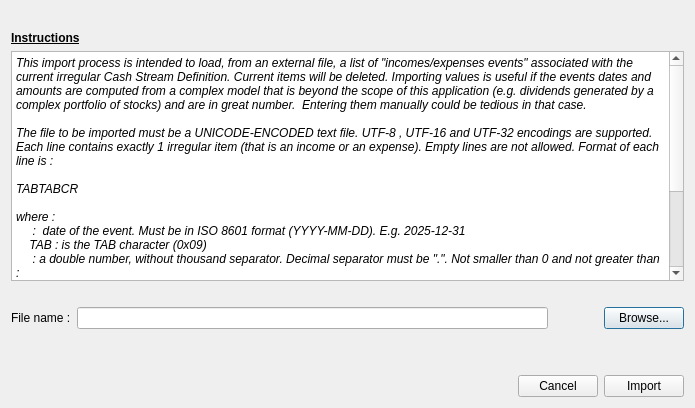
<?xml version="1.0" encoding="UTF-8"?>
<ui version="4.0">
 <class>LoadIrregularTextFileDialog</class>
 <widget class="QDialog" name="LoadIrregularTextFileDialog">
  <property name="geometry">
   <rect>
    <x>0</x>
    <y>0</y>
    <width>695</width>
    <height>408</height>
   </rect>
  </property>
  <property name="windowTitle">
   <string>Importing irregular items</string>
  </property>
  <property name="modal">
   <bool>true</bool>
  </property>
  <layout class="QVBoxLayout" name="verticalLayout_2">
   <item>
    <layout class="QVBoxLayout" name="verticalLayout">
     <item>
      <spacer name="verticalSpacer">
       <property name="orientation">
        <enum>Qt::Orientation::Vertical</enum>
       </property>
       <property name="sizeType">
        <enum>QSizePolicy::Policy::Fixed</enum>
       </property>
       <property name="sizeHint" stdset="0">
        <size>
         <width>20</width>
         <height>20</height>
        </size>
       </property>
      </spacer>
     </item>
     <item>
      <widget class="QLabel" name="instructionslabel">
       <property name="font">
        <font>
         <bold>true</bold>
         <underline>true</underline>
        </font>
       </property>
       <property name="text">
        <string>Instructions</string>
       </property>
      </widget>
     </item>
     <item>
      <widget class="QPlainTextEdit" name="instructionsPlainTextEdit">
       <property name="font">
        <font>
         <italic>true</italic>
        </font>
       </property>
       <property name="readOnly">
        <bool>true</bool>
       </property>
       <property name="plainText">
        <string>This import process is intended to load, from an external file, a list of &quot;incomes/expenses events&quot; associated with the current irregular Cash Stream Definition. Current items will be deleted. Importing values is useful if the events dates and amounts are computed from a complex model that is beyond the scope of this application (e.g. dividends generated by a complex portfolio of stocks) and are in great number.  Entering them manually could be tedious in that case.

The file to be imported must be a UNICODE-ENCODED text file. UTF-8 , UTF-16 and UTF-32 encodings are supported. Each line contains exactly 1 irregular item (that is an income or an expense). Empty lines are not allowed. Format of each line is :

&lt;date&gt;TAB&lt;amount&gt;TAB&lt;notes&gt;CR

where :
    &lt;date&gt; :  date of the event. Must be in ISO 8601 format (YYYY-MM-DD). E.g. 2025-12-31
    TAB : is the TAB character (0x09)
    &lt;amount&gt; : a double number, without thousand separator. Decimal separator must be &quot;.&quot;. Not smaller than 0 and not greater than :
         999,999,999,999,999   for currencies with 0 decimals (e.g. Yen)
         99,999,999,999,999.9  for currencies with 1 decimal
         9,999,999,999,999.99  for currencies with 2 decimals
         999,999,999,999.999  for currencies with 3 decimals
    &lt;notes&gt; : a brief description of this item. Max 100 characters. Note that this field is OPTIONAL. 
   CR : carriage return characgter (\n )

All imported items will be tagged as &quot;active&quot;, meaning they will be considered for the cashflow curve.</string>
       </property>
      </widget>
     </item>
     <item>
      <spacer name="verticalSpacer_3">
       <property name="orientation">
        <enum>Qt::Orientation::Vertical</enum>
       </property>
       <property name="sizeType">
        <enum>QSizePolicy::Policy::Fixed</enum>
       </property>
       <property name="sizeHint" stdset="0">
        <size>
         <width>20</width>
         <height>20</height>
        </size>
       </property>
      </spacer>
     </item>
     <item>
      <layout class="QHBoxLayout" name="horizontalLayout_2">
       <item>
        <widget class="QLabel" name="label">
         <property name="font">
          <font>
           <bold>false</bold>
          </font>
         </property>
         <property name="text">
          <string>File name :</string>
         </property>
        </widget>
       </item>
       <item>
        <widget class="QLineEdit" name="fileNameLineEdit"/>
       </item>
       <item>
        <spacer name="horizontalSpacer">
         <property name="orientation">
          <enum>Qt::Orientation::Horizontal</enum>
         </property>
         <property name="sizeType">
          <enum>QSizePolicy::Policy::Fixed</enum>
         </property>
         <property name="sizeHint" stdset="0">
          <size>
           <width>50</width>
           <height>20</height>
          </size>
         </property>
        </spacer>
       </item>
       <item>
        <widget class="QPushButton" name="browsePushButton">
         <property name="text">
          <string>Browse...</string>
         </property>
        </widget>
       </item>
      </layout>
     </item>
    </layout>
   </item>
   <item>
    <spacer name="verticalSpacer_2">
     <property name="orientation">
      <enum>Qt::Orientation::Vertical</enum>
     </property>
     <property name="sizeType">
      <enum>QSizePolicy::Policy::Fixed</enum>
     </property>
     <property name="sizeHint" stdset="0">
      <size>
       <width>20</width>
       <height>40</height>
      </size>
     </property>
    </spacer>
   </item>
   <item>
    <layout class="QHBoxLayout" name="horizontalLayout_3">
     <item>
      <spacer name="horizontalSpacer_2">
       <property name="orientation">
        <enum>Qt::Orientation::Horizontal</enum>
       </property>
       <property name="sizeHint" stdset="0">
        <size>
         <width>40</width>
         <height>20</height>
        </size>
       </property>
      </spacer>
     </item>
     <item>
      <widget class="QPushButton" name="cancelPushButton">
       <property name="text">
        <string>Cancel</string>
       </property>
      </widget>
     </item>
     <item>
      <widget class="QPushButton" name="importPushButton">
       <property name="text">
        <string>Import</string>
       </property>
      </widget>
     </item>
    </layout>
   </item>
  </layout>
 </widget>
 <resources/>
 <connections/>
</ui>
